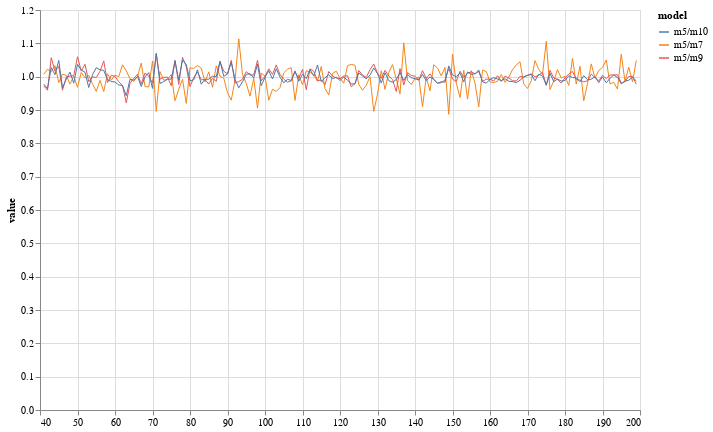

Notebook code for this chart:
### Code cell
width = 600
height = 400
c = alt.Chart(bfdf[bfdf.t>40]).mark_line(
    strokeWidth = 1,
    ).encode(
    alt.X('t:Q', title=None),
    alt.Y('value:Q'),
    alt.Color('model')
    ).properties(width=width, height=height).interactive()
c

### Figure 1 — Vega-Lite specification as saved in the notebook (floating-point values rounded to 4 significant figures; data arrays with more than 128 entries replaced by an {"elided": "..."} marker saying what was removed)
{"config": {"view": {"continuousWidth": 400, "continuousHeight": 300}}, "data": {"name": "data-41703a8e398a6c6ae50881111275cde6"}, "mark": {"type": "line", "strokeWidth": 1}, "encoding": {"color": {"type": "nominal", "field": "model"}, "x": {"type": "quantitative", "field": "t", "title": null}, "y": {"type": "quantitative", "field": "value"}}, "height": 400, "selection": {"selector001": {"type": "interval", "bind": "scales", "encodings": ["x", "y"]}}, "width": 600, "$schema": "https://vega.github.io/schema/vega-lite/v4.8.1.json", "datasets": {"data-41703a8e398a6c6ae50881111275cde6": {"elided": "477 records"}}}
